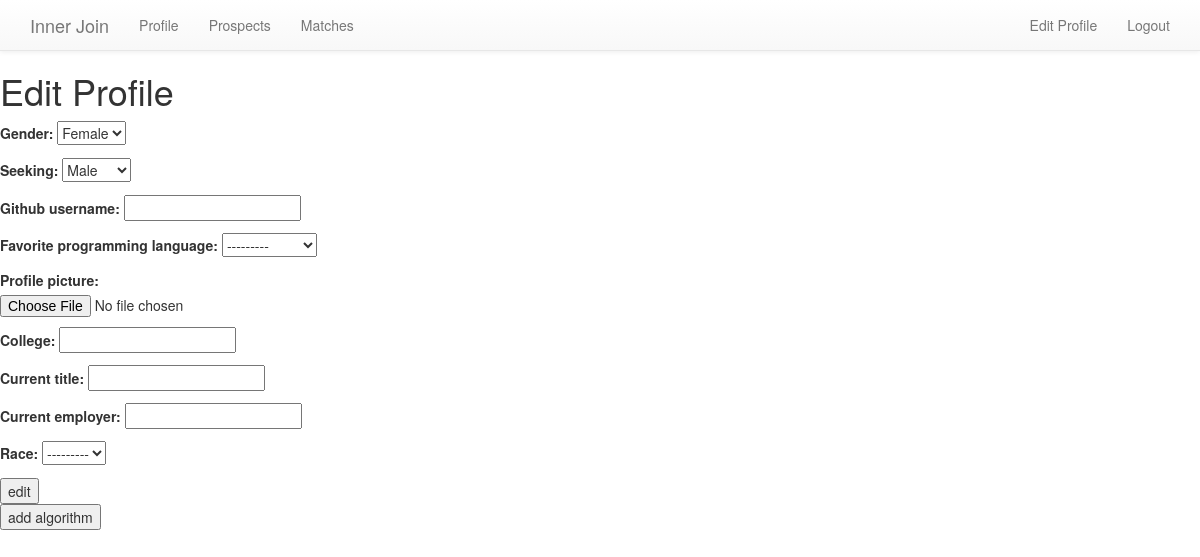
The page /profile/edit_profile_page/ (signed in) on the database as committed earlier.
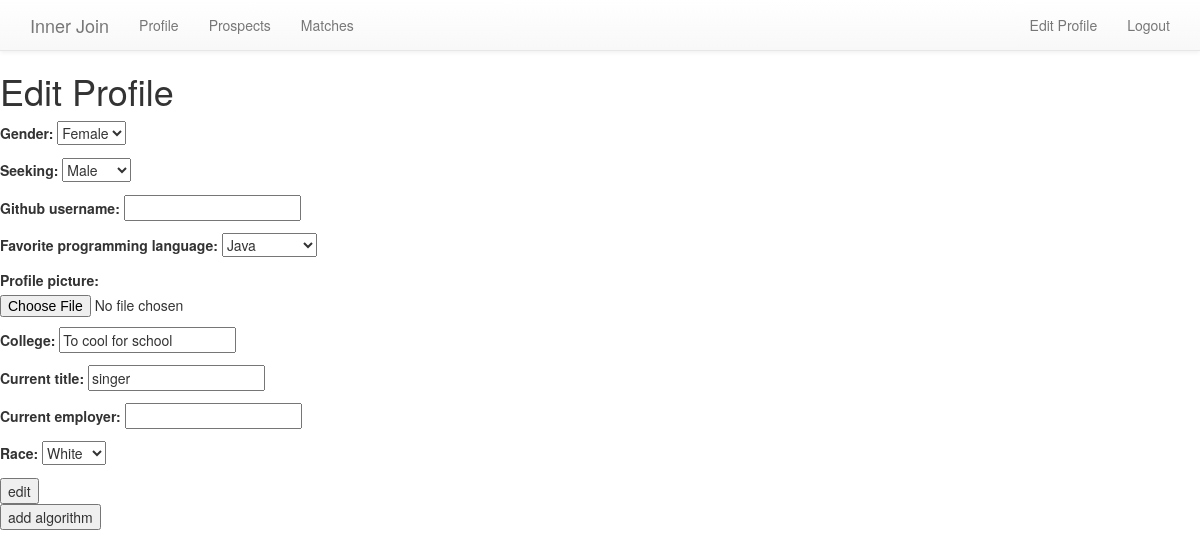
The same page on the database as committed later.
### profiles/models.py (models this page shows, shortened)
class UserProfile(models.Model):
    user = models.OneToOneField(User, on_delete=models.CASCADE)
    gender = models.CharField(max_length=15, choices=GENDERS)
    seeking = models.CharField(max_length=15, choices=SEEKING)
    github_username = models.CharField(max_length=30, blank=True, null=True)
    favorite_programming_language = models.CharField(max_length=50, blank=True, choices=PL)
    college = models.CharField(max_length=30, blank=True, null=True)
    current_title = models.CharField(max_length=30, blank=True, null=True)
    current_employer = models.CharField(max_length=50, blank=True, null=True)
    race = models.CharField(max_length=50, choices=RACES, blank=True)
    profile_picture = models.ImageField(upload_to=user_directory_path,
        null=True,
        blank=True,
        width_field="width_field",
        height_field="height_field")
    height_field = models.IntegerField(default=0)
    width_field = models.IntegerField(default=0)

### profiles/views.py (the view)
@login_required
def edit_profile_page(request):
    user_form = get_object_or_404(UserProfile, user=request.user)
    form = UserProfileForm(instance=user_form)
    context = {
        "user" : request.user,
        "form" : form,
    }
    return render(request, "profiles/edit_profile.html", context)

### profiles/forms.py
class UserProfileForm(forms.ModelForm):
    class Meta:
        model = UserProfile
        fields = [
            "gender",
            "seeking",
            "github_username",
            "favorite_programming_language",
            "profile_picture",
            "college",
            "current_title",
            "current_employer",
            "race",
        ]

### templates/profiles/edit_profile.html (shortened to what this page needs)
<!DOCTYPE html>
<html>
<head>
    {% include "bootstrap.html" %}
</head>
<body>
  {% include "nav_bar.html" %}
    <div id='main_wrapper'>
        <h1>Edit Profile</h1>
        <form method='post' action='{% url "edit_profile" %}' enctype='multipart/form-data'>{% csrf_token %}
          {{form.as_p}}
          <input type='submit' value='edit' />
        </form>
        <form method='post' action="{% url 'create_algo_page' %}">
          <input type='submit' value='add algorithm'>
        </form>
    </div>
</body>
</html>

Rows that differ between the two databases and show on the page:
changed UserProfile "Female": favorite_programming_language "---------" → "Java"; college (not shown) → "To cool for school"; current_title (not shown) → "singer"; race "---------" → "White"
